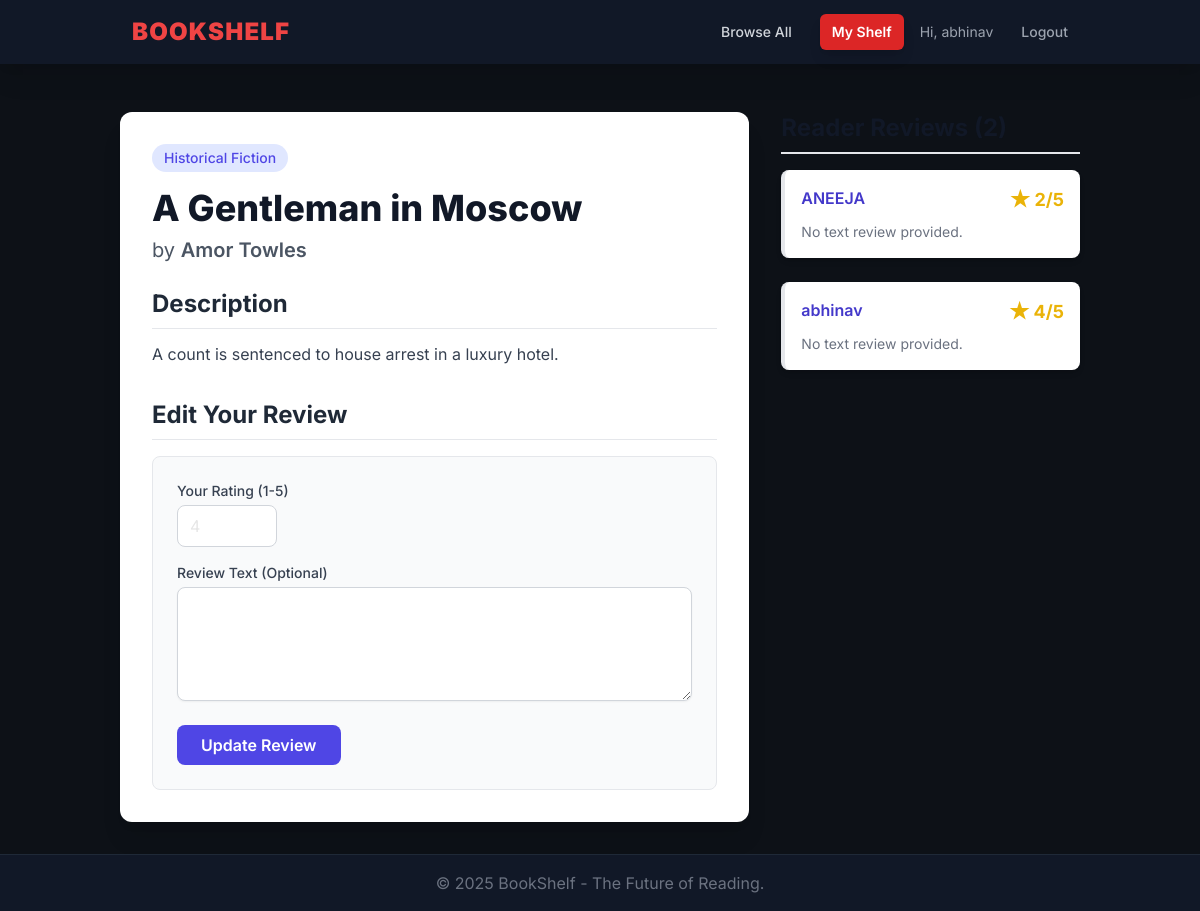
The page /book/3 (signed in) on the database its author committed.
### tables this page shows
CREATE TABLE users (
                id INTEGER PRIMARY KEY AUTOINCREMENT,
                username TEXT UNIQUE NOT NULL,
                password_hash TEXT NOT NULL
            );

CREATE TABLE books (
                id INTEGER PRIMARY KEY AUTOINCREMENT,
                title TEXT NOT NULL,
                author TEXT NOT NULL,
                genre TEXT NOT NULL,
                description TEXT
            );

CREATE TABLE reviews (
                id INTEGER PRIMARY KEY AUTOINCREMENT,
                user_id INTEGER NOT NULL,
                book_id INTEGER NOT NULL,
                rating INTEGER NOT NULL, -- 1 to 5
                review_text TEXT,
                FOREIGN KEY (user_id) REFERENCES users (id),
                FOREIGN KEY (book_id) REFERENCES books (id),
                UNIQUE (user_id, book_id) -- Ensures one review per user per book
            );

### app.py (the view, shortened to what this page needs)
@app.route('/book/<int:book_id>', methods=['GET', 'POST'])
def book_detail(book_id):
    db = get_db()
    book = db.execute('SELECT * FROM books WHERE id = ?', (book_id,)).fetchone()
    if not book:
        flash('Book not found.', 'error')
        return redirect(url_for('index'))
    reviews = db.execute('''
        SELECT r.*, u.username
        FROM reviews r
        JOIN users u ON r.user_id = u.id
        WHERE r.book_id = ?
        ORDER BY r.id DESC
    ''', (book_id,)).fetchall()
    user_review = None
    if current_user.is_authenticated:
        user_review = db.execute(
            'SELECT * FROM reviews WHERE user_id = ? AND book_id = ?',
            (current_user.id, book_id)
        ).fetchone()
    return render_template('book_detail.html', book=book, reviews=reviews, user_review=user_review)

### app.py (called while the page is built)
def get_db():
    db = getattr(g, '_database', None)
    if db is None:
        os.makedirs(os.path.dirname(DATABASE), exist_ok=True)
        db = g._database = sqlite3.connect(
            DATABASE,
            detect_types=sqlite3.PARSE_DECLTYPES
        )
        db.row_factory = sqlite3.Row # Allows accessing columns by name
    return db

@app.teardown_appcontext
def close_connection(exception):
    db = getattr(g, '_database', None)
    if db is not None:
        db.close()

@login_manager.user_loader
def load_user(user_id):
    db = get_db()
    user_data = db.execute('SELECT id, username FROM users WHERE id = ?', (user_id,)).fetchone()
    if user_data:
        return User(user_data['id'], user_data['username'])
    return None

### templates/book_detail.html (shortened to what this page needs)
{% extends "base.html" %}
{% block content %}
<div class="grid grid-cols-1 lg:grid-cols-3 gap-8">
    <div class="lg:col-span-2 bg-white p-8 rounded-xl shadow-xl">
        <span class="inline-block bg-indigo-100 text-indigo-600 text-sm font-medium px-3 py-1 rounded-full mb-4">{{ book.genre }}</span>
        <h1 class="text-4xl font-extrabold text-gray-900 mb-2">{{ book.title }}</h1>
        <p class="text-xl text-gray-600 mb-6">by <span class="font-semibold">{{ book.author }}</span></p>
        <h2 class="text-2xl font-bold text-gray-800 mb-3 border-b pb-2">Description</h2>
        <p class="text-gray-700 leading-relaxed mb-8">{{ book.description }}</p>
        {% if current_user.is_authenticated %}
            <h2 class="text-2xl font-bold text-gray-800 mb-4 border-b pb-2">
                {% if user_review %}Edit Your Review{% else %}Submit a Review{% endif %}
            </h2>
            <form method="POST" class="bg-gray-50 p-6 rounded-lg border">
                <div class="mb-4">
                    <label for="rating" class="block text-sm font-medium text-gray-700 mb-1">Your Rating (1-5)</label>
                    <input type="number" id="rating" name="rating" required min="1" max="5"
                           value="{{ user_review.rating if user_review else '5' }}"
                           class="w-full max-w-[100px] px-3 py-2 border border-gray-300 rounded-lg focus:ring-indigo-500 focus:border-indigo-500">
                </div>
                <div class="mb-6">
                    <label for="review_text" class="block text-sm font-medium text-gray-700 mb-1">Review Text (Optional)</label>
                    <textarea id="review_text" name="review_text" rows="4"
                              class="mt-1 block w-full px-3 py-2 border border-gray-300 rounded-lg shadow-sm focus:ring-indigo-500 focus:border-indigo-500"
                    >{{ user_review.review_text if user_review else '' }}</textarea>
                </div>
                <button type="submit"
                        class="bg-indigo-600 text-white py-2 px-6 rounded-lg font-semibold hover:bg-indigo-700 transition duration-150 ease-in-out">
                    {% if user_review %}Update Review{% else %}Post Review{% endif %}
                </button>
            </form>
        {% endif %}
    </div>
    <div class="lg:col-span-1">
        <h2 class="text-2xl font-bold text-gray-900 mb-4 pb-2 border-b-2">Reader Reviews ({{ reviews | length }})</h2>
        <div class="space-y-6">
            {% if reviews %}
                {% for review in reviews %}
                <div class="bg-white p-4 rounded-lg shadow-md border-l-4 border-gray-200">
                    <div class="flex justify-between items-start mb-2">
                        <p class="font-semibold text-indigo-700">{{ review.username }}</p>
                        <div class="text-yellow-500 font-bold flex items-center">
                            <span class="text-xl">★</span><span class="ml-1 text-lg">{{ review.rating }}/5</span>
                        </div>
                    </div>
                    {% if review.review_text %}
                        <p class="text-gray-700 text-sm italic">{{ review.review_text }}</p>
                    {% else %}
                        <p class="text-gray-500 text-sm">No text review provided.</p>
                    {% endif %}
                </div>
                {% endfor %}
            {% else %}
                <div class="text-center text-gray-500 p-8 bg-white rounded-lg shadow-inner">
                    <p>Be the first to leave a review!</p>
                </div>
            {% endif %}
        </div>
    </div>
</div>
{% endblock %}

### templates/base.html (shortened to what this page needs)
<!DOCTYPE html>
<html lang="en">
<head>
    <script src="https://cdn.tailwindcss.com"></script>
</head>
<body class="min-h-screen flex flex-col">
    <nav class="bg-gray-900 shadow-xl sticky top-0 z-10">
        <div class="container mx-auto px-4 sm:px-6 lg:px-8">
            <div class="flex justify-between items-center h-16">
                <div class="flex-shrink-0">
                    <a href="{{ url_for('index') }}" class="text-red-500 text-2xl font-black tracking-wider rounded-md px-3 py-2 transition duration-150 ease-in-out">
                        BOOKSHELF
                    </a>
                </div>
                <div class="flex items-center space-x-4">
                    <a href="{{ url_for('index') }}" class="text-gray-300 hover:text-white px-3 py-2 rounded-md text-sm font-medium transition duration-150 ease-in-out">
                        Browse All
                    </a>
                    {% if current_user.is_authenticated %}
                        <a href="{{ url_for('recommendations') }}" class="bg-red-600 text-white hover:bg-red-700 px-3 py-2 rounded-md text-sm font-semibold transition duration-150 ease-in-out shadow-lg">
                            My Shelf
                        </a>
                        <span class="text-gray-400 text-sm hidden md:inline">
                            Hi, {{ current_user.username }}
                        </span>
                        <a href="{{ url_for('logout') }}" class="text-gray-400 hover:text-red-400 px-3 py-2 rounded-md text-sm font-medium transition duration-150 ease-in-out">
                            Logout
                        </a>
                    {% endif %}
                </div>
            </div>
        </div>
    </nav>
    <main class="flex-grow container mx-auto px-4 sm:px-6 lg:px-8 py-8">
        {% block content %}{% endblock %}
    </main>
    <footer class="bg-gray-900 text-gray-500 text-center py-4 mt-auto border-t border-gray-800">
        <p>&copy; 2025 BookShelf  - The Future of Reading.</p>
    </footer>
</body>
</html>

### templates/base.html (style rules this page uses)
body { font-family: 'Inter', sans-serif; background-color: #0d1117; color: #e6e6e6; }
.container { max-width: 1400px; }

### rows shown on the page
users: username "abhinav"
books: genre "Historical Fiction", title "A Gentleman in Moscow", author "Amor Towles", description "A count is sentenced to house arrest in a luxury hotel."
reviews: rating "4", username "abhinav", review_text "No text review provided."
reviews: username "ANEEJA", rating "2", review_text "No text review provided."
